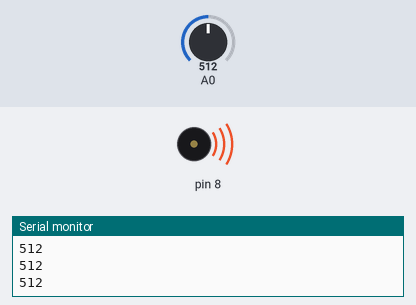
Bench run of a sketch on a simulated Arduino Uno, built with avr-gcc and run on an emulated ATmega328P. Shown: buzzer (waves = sounding), the last lines printed to the serial monitor. The inputs (shaded band) are chosen by the test bench; at power-on: A0 = 512.

Above: at 1.2 s.
1.3 s: A0 set to 488
At 2.4 s:
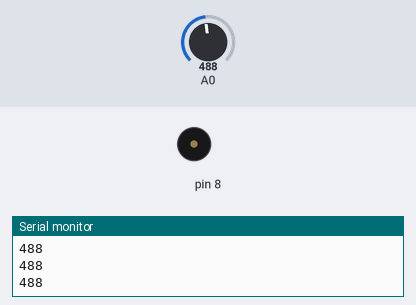
2.8 s: A0 set to 511
At 3.7 s:
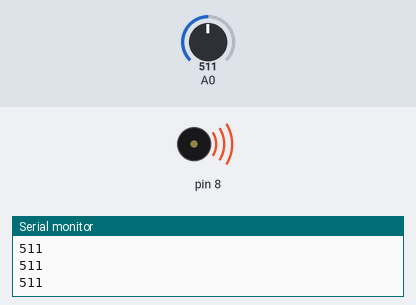
4.3 s: A0 set to 495
At 4.7 s:
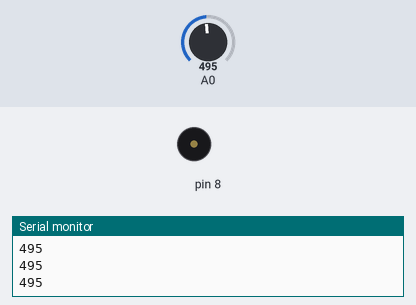
Timing chart, 0 to 7.3 s (numbered marks = the images above; inputs shaded):
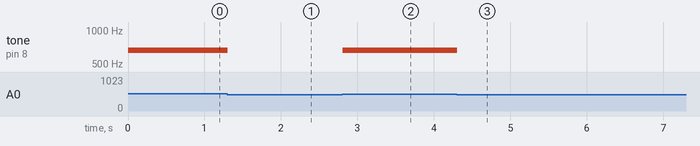

The sketch:

07-keyboard.ino
```cpp
int notes[] = {
  415.30,  // G
  466.16,  // Bb
  659.25,  // E
  698.46,  // F
  };

void setup() {
  Serial.begin(9600);
}

void loop() {
  // read voltage coming through resistor ladder (keyboard)
  int keyVal = analogRead(A0);
  Serial.println(keyVal);

  if (keyVal == 1023){
    tone(8, notes[0]);
  }
  else if(keyVal >= 990 && keyVal <= 1010) {
    tone(8, notes[1]);
  }
  else if (keyVal  >= 505 && keyVal <= 515) {
    tone(8, notes[2]);
  }
  else if (keyVal >= 5 && keyVal <= 10) {
    tone(8, notes[3]);
  }
  else {
    noTone(8);
  }
}
```

Measured:
- the behaviour switches between 505 and 504 on A0 (found by bisection; images 0 and 1)
- after the input at 1.3 s, tone on pin 8: 659 Hz → silent at once
- after the input at 2.8 s, tone on pin 8: silent → 659 Hz at once
- after the input at 4.3 s, tone on pin 8: 659 Hz → silent at once
